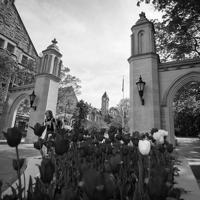
#> input picture sg_train.jpg, 200 x 200 px
$ python Denoising_SGD.py
#> lines starting #> are read from the running program, lines starting #| are printed output that depends on the picture
from __future__ import division
import cv2
import numpy as np
import math
from matplotlib import pyplot as plt


def sigmoid(matrix):
    return 1.0/(1.0 + np.exp(np.negative(matrix)))

if __name__ == "__main__":
    # Setting a random seed  to test results
    np.random.seed(10)

    source_img = cv2.imread("sg_train.jpg")
#> source_img is the input picture: shape (200, 200, 3); min 0, max 255, mean 114.6
    noisy_img = cv2.imread("sgx_train.jpg")
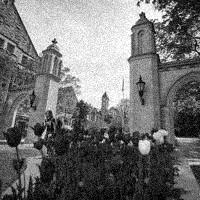
#> input picture sgx_train.jpg, 200 x 200 px
#> noisy_img is the input picture: shape (200, 200, 3); min 0, max 255, mean 114.1
    assert np.all([x == 0 for x in (2*source_img[:, :, 0] - source_img[:, :, 1] - source_img[:, :, 2])])
    source_img = source_img[:, :, 0]
#> source_img: shape (200, 200)
    noisy_img = noisy_img[:, :, 0]
#> noisy_img: shape (200, 200)
    source_img = source_img[7:193, 7:193]
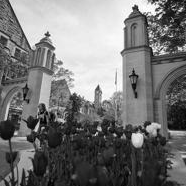
#> source_img: shape (186, 186); min 0, max 255, mean 118.5

    # Randomized filter from ~N(0,1)
    filter = np.random.randn(15, 15)
    filter = np.ravel(filter).reshape([1, 225])
    X = np.ndarray([225, 34596], dtype=np.float64)
    sourceT = np.ndarray([1, 34596], dtype=int)

    for i in range(len(noisy_img)-14):
        for j in range(len(noisy_img)-14):
            X_ij = noisy_img[i:i+15, j:j+15]
            X_ij = np.ravel(X_ij).reshape([225, ])
            X[:, 186*i + j] = X_ij
            sourceT[0, 186*i + j] = source_img[i, j]

    sourceT = sourceT/255
    epochs = 5000
    lrate = 0.001  # 0.00001, 0.0001, 0.001, 0.01, 0.05, 0.1, 0.15, 0.45
    iteration = 0
    alpha = 0.9  # 0.01, 0.05, 0.1, 0.5, 0.9
    prev_gradient = np.zeros([225, 1])
    error_mat = np.ndarray([epochs, 1])
    for i in range(epochs):
#> (the run stopped early here; a loop or call above may not have finished)
